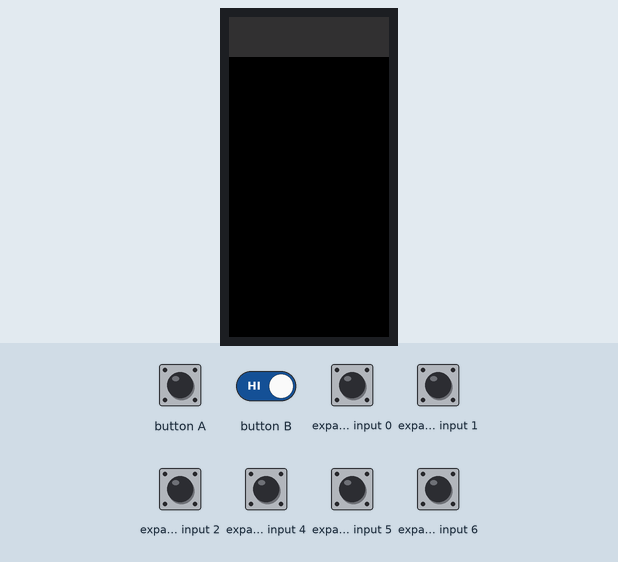
A sketch run on a simulated ESP32. Shown: 80×160 colour display. Wiring (inferred from the names in the program): PCF8574 port expander at I2C address 0x38. The inputs (shaded band) are chosen by the test bench; at power-on: expander input 0–2, expander input 4–6 HIGH. WiFi joins after 1.5 s; servers stay silent unless stated; a WiFi scan finds three made-up networks; EEPROM starts erased; what the sketch prints to the serial monitor is not drawn.

Above: at 3.0 s.
3.1 s: button A pressed for 0.15 s
4.7 s: button A driven LOW and button B driven LOW
7.7 s: expander input 1 pulled LOW for 1 s
At 8.54 s:
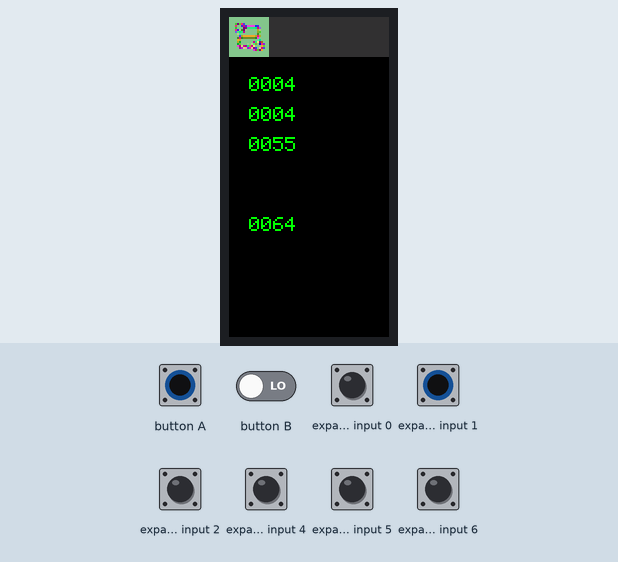
10.2 s: expander input 2 pulled LOW for 0.15 s
At 10.34 s:
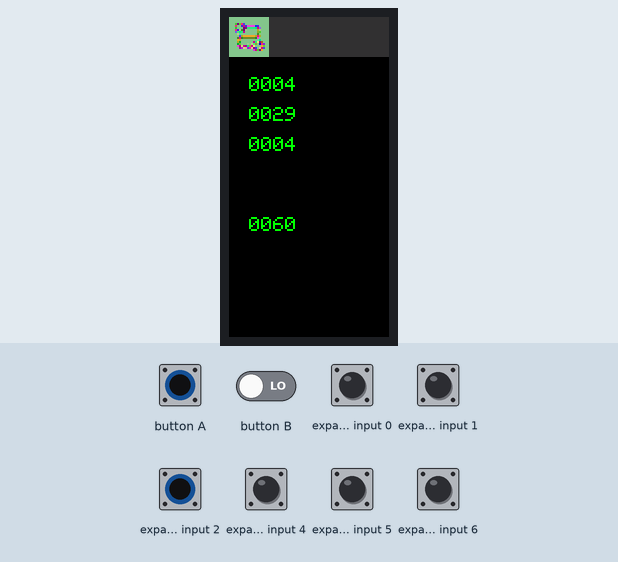
11.9 s: expander input 4 pulled LOW for 0.15 s
At 12.03 s:
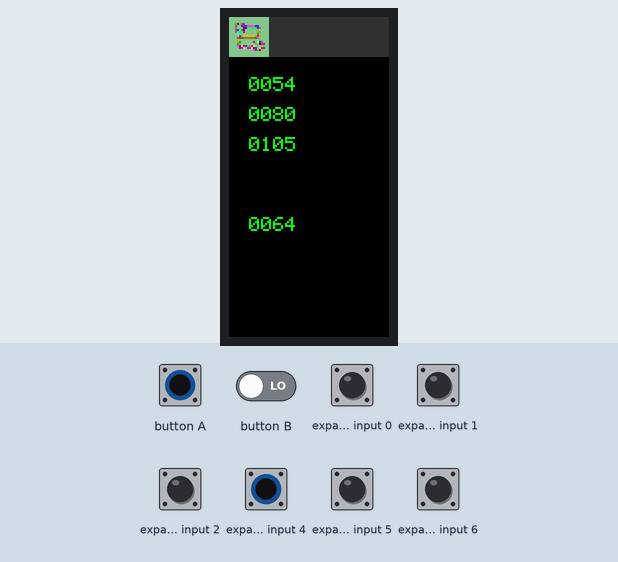
13.6 s: expander input 5 pulled LOW for 0.15 s
At 13.73 s:
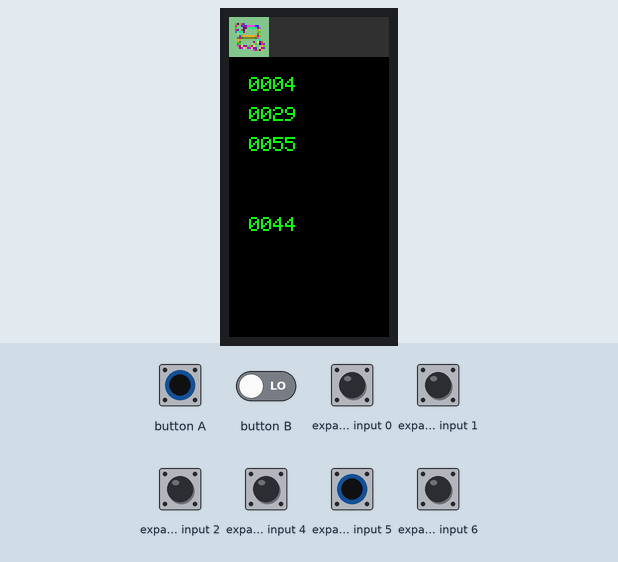
Timing chart, 0 to 16.3 s (numbered marks = the images above; inputs shaded):
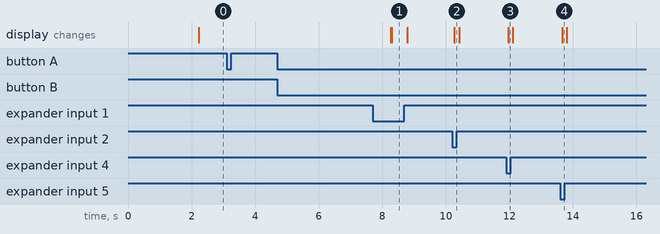

The sketch:

JoyC.ino
```cpp
#include <M5StickC.h>
#include <WiFi.h>
#include <WiFiUdp.h>
#include "EEPROM.h"

#define EEPROM_SIZE 64

TFT_eSprite Disbuff = TFT_eSprite(&M5.Lcd);
extern const unsigned char connect_on[800];
extern const unsigned char connect_off[800];

#define SYSNUM 		3

uint64_t realTime[4], time_count = 0;
bool k_ready = false;
uint32_t key_count = 0;

IPAddress local_IP(192, 168, 4, 100 + SYSNUM );
IPAddress gateway(192, 168, 4, 1);
IPAddress subnet(255, 255, 0, 0);
IPAddress primaryDNS(8, 8, 8, 8); //optional
IPAddress secondaryDNS(8, 8, 4, 4); //optional

const char *ssid = "M5AP";
const char *password = "77777777";

WiFiUDP Udp;
uint32_t send_count = 0;
uint8_t system_state = 0;


void I2CWrite1Byte( uint8_t Addr ,  uint8_t Data )
{
	Wire.beginTransmission(0x38);
	Wire.write(Addr);
	Wire.write(Data);
	Wire.endTransmission();
}

void I2CWritebuff( uint8_t Addr,  uint8_t* Data, uint16_t Length )
{
	Wire.beginTransmission(0x38);
	Wire.write(Addr);
	for (int i = 0; i < Length; i++)
	{
		Wire.write(Data[i]);
	}
	Wire.endTransmission();
}

uint8_t I2CRead8bit( uint8_t Addr )
{
	Wire.beginTransmission(0x38);
	Wire.write(Addr);
	Wire.endTransmission();
	Wire.requestFrom(0x38, 1);
	return Wire.read();
}

uint16_t I2CRead16bit( uint8_t Addr )
{
	uint16_t ReData = 0;
	Wire.beginTransmission(0x38);
	Wire.write(Addr);
	Wire.endTransmission();
	Wire.requestFrom(0x38, 2);
	for( int i = 0 ; i < 2 ; i++ )
	{
		ReData <<= 8;
		ReData |= Wire.read();
	}
	return ReData;
}

bool joys_l = false ;
uint8_t color[3] = {0,100,0};


uint8_t SendBuff[8] = 	{ 0xAA, 0x55,
						 SYSNUM,
						 0x00, 0x00,
						 0x00, 0x00,
						 0xee};

void SendUDP()
{
	if( WiFi.status() == WL_CONNECTED )
	{
		Udp.beginPacket(IPAddress(192,168,4,1),1000 + SYSNUM );
		Udp.write(SendBuff,8);
		Udp.endPacket();
	}
}

char APName[20];
String WfifAPBuff[16];
uint32_t count_bn_a = 0, choose = 0;
String ssidname;
void setup() {
  // put your setup code here, to run once:
    M5.begin();
    Wire.begin(0,26,10000);
	EEPROM.begin(EEPROM_SIZE);

	M5.Lcd.setRotation(4);
    M5.Lcd.setSwapBytes(false);
    Disbuff.createSprite(80, 160);
    Disbuff.setSwapBytes(true);

	Disbuff.fillRect(0,0,80,20,Disbuff.color565(50,50,50));
	Disbuff.setTextSize(2);
	Disbuff.setTextColor(GREEN);
	Disbuff.setCursor(55,6);
	//Disbuff.printf("%03d",SYSNUM);

	Disbuff.pushImage(0,0,20,20,(uint16_t *)connect_off);
	Disbuff.pushSprite(0,0);

	uint8_t res = I2CRead8bit(0x32);
	Serial.printf("Res0 = %02X \r\n",res );
	/*
	if( res & 0x02 )
	{
		I2CWrite1Byte(0x10,0x02);
	}
	else
	{
		Disbuff.setTextSize(1);
		Disbuff.setTextColor(GREEN);
		Disbuff.fillRect(0,0,80,20,Disbuff.color565(50,50,50));
		Disbuff.setCursor(5,20);
		Disbuff.printf("calibration");
		Disbuff.pushSprite(0,0);
		I2CWrite1Byte( 0x32 , 0x01 );
	}
	*/
	M5.update();
	if(( EEPROM.read(0) != 0x56 )||( M5.BtnA.read() == 1 ))
	{
		WiFi.mode(WIFI_STA);
		int n = WiFi.scanNetworks();
		Disbuff.setTextSize(1);
		Disbuff.setTextColor(GREEN);
		Disbuff.fillRect(0,0,80,20,Disbuff.color565(50,50,50));

		if (n == 0)
		{
			Disbuff.setCursor(5,20);
			Disbuff.printf("no networks");

		}
		else {
			int count = 0;
			for (int i = 0; i < n; ++i) {
				if( WiFi.SSID(i).indexOf("M5AP") != -1 )
				{
					if( count == 0 )
					{
						Disbuff.setTextColor(GREEN);
					}
					else
					{
						Disbuff.setTextColor(WHITE);
					}
					Disbuff.setCursor(5,25 + count *10 );
					String str = WiFi.SSID(i);
					Disbuff.printf(str.c_str());
					WfifAPBuff[count] = WiFi.SSID(i);
					count++;
				}
			}
			Disbuff.pushSprite(0,0);
			while( 1 )
			{
				if( M5.BtnA.read() == 1 )
				{
					if( count_bn_a >= 200 )
					{
						count_bn_a = 201;
						EEPROM.writeUChar(0,0x56);
						EEPROM.writeString(1,WfifAPBuff[choose]);
						ssidname = WfifAPBuff[choose];
						break;
					}
					count_bn_a ++;
					Serial.printf("count_bn_a %d \n", count_bn_a );
				}
				else if(( M5.BtnA.isReleased())&&( count_bn_a != 0 ))
				{
					Serial.printf("count_bn_a %d",count_bn_a);
					if( count_bn_a > 200 )
					{

					}
					else
					{
						choose ++;
						if( choose >= count )
						{
							choose = 0;
						}
						Disbuff.fillRect(0,0,80,20,Disbuff.color565(50,50,50));
						for (int i = 0; i < count; i++)
						{
							Disbuff.setCursor(5,25 + i *10 );
							if( choose == i )
							{
								Disbuff.setTextColor(GREEN);
							}
							else
							{
								Disbuff.setTextColor(WHITE);
							}
							Disbuff.printf(WfifAPBuff[i].c_str());
						}
						Disbuff.pushSprite(0,0);
					}
					count_bn_a = 0;
				}
				delay(10);
				M5.update();
			}
			//EEPROM.writeString(1,WfifAPBuff[0]);
    	}
	}
	else if( EEPROM.read(0) == 0x56 )
	{
		ssidname = EEPROM.readString(1);
		EEPROM.readString(1,APName,16);
	}

	Disbuff.fillRect(0,20,80,140,BLACK);

	if (!WiFi.config(local_IP, gateway, subnet, primaryDNS, secondaryDNS))
	{
    	Serial.println("STA Failed to configure");
  	}

	WiFi.begin(ssidname.c_str(), password);

	while (WiFi.status() != WL_CONNECTED) {
		delay(500);
		Serial.print(".");
  	}


	Udp.begin(2000);

	Disbuff.pushImage(0,0,20,20,(uint16_t *)connect_on);
	Disbuff.pushSprite(0,0);
}


uint8_t adc_value[5] = {0};
uint16_t AngleBuff[4];
uint32_t count = 0;
void loop() {


	for (int i = 0; i < 5; i++)
	{
		adc_value[i] =  I2CRead8bit( 0x60 + i );
	}

	for (int i = 0; i < 4; i++)
	{
		AngleBuff[i] = 	I2CRead16bit( 0x50 + i * 2 );
	}

	delay(10);


	if( WiFi.status() != WL_CONNECTED )
	{
		Disbuff.pushImage(0,0,20,20,(uint16_t *)connect_off);
		Disbuff.pushSprite(0,0);

		count ++;
		if( count > 500 )
		{
			WiFi.config(local_IP, gateway, subnet, primaryDNS, secondaryDNS);
			count = 0;
		}
	}
	else
	{
		SendBuff[3] = map(AngleBuff[0],0,4000,0,200);
		SendBuff[4] = map(AngleBuff[1],0,4000,0,200);
		SendBuff[5] = map(AngleBuff[2],0,4000,0,200);
		/*
		Disbuff.pushImage(0,0,20,20,(uint16_t *)connect_on);
		Disbuff.pushSprite(0,0);
		count = 0;
		*/
		if( ( SendBuff[3] > 110  )||( SendBuff[3] < 90 )||\
			( SendBuff[4] > 110  )||( SendBuff[4] < 90 )||\
			( SendBuff[5] > 110  )||( SendBuff[5] < 90 ))
		{
			SendBuff[6] = 0x01;
		}
		else
		{
			SendBuff[6] = 0x00;
		}
		SendUDP();
	}


	Disbuff.fillRect( 0,30,80,130,BLACK);
	Disbuff.setCursor(10,30);
	Disbuff.printf("%04d",SendBuff[3]);
	Disbuff.setCursor(10,45);
	Disbuff.printf("%04d",SendBuff[4]);
	Disbuff.setCursor(10,60);
	Disbuff.printf("%04d",SendBuff[5]);

	Disbuff.setCursor(10,100);
	Disbuff.printf("%04X",adc_value[4]);
	Disbuff.pushSprite(0,0);
}
```

Source omitted: icon.c (data table, 11494 bytes)

Measured:
- after the input at 3.1 s, every drawn part: stays the same
- after the input at 4.7 s, every drawn part: stays the same
- after the input at 10.2 s, the display: changes after 0.07 s (image 2)
- after the input at 11.9 s, the display: changes after 0.07 s (image 3)
- after the input at 13.6 s, the display: changes after 0.06 s (image 4)
